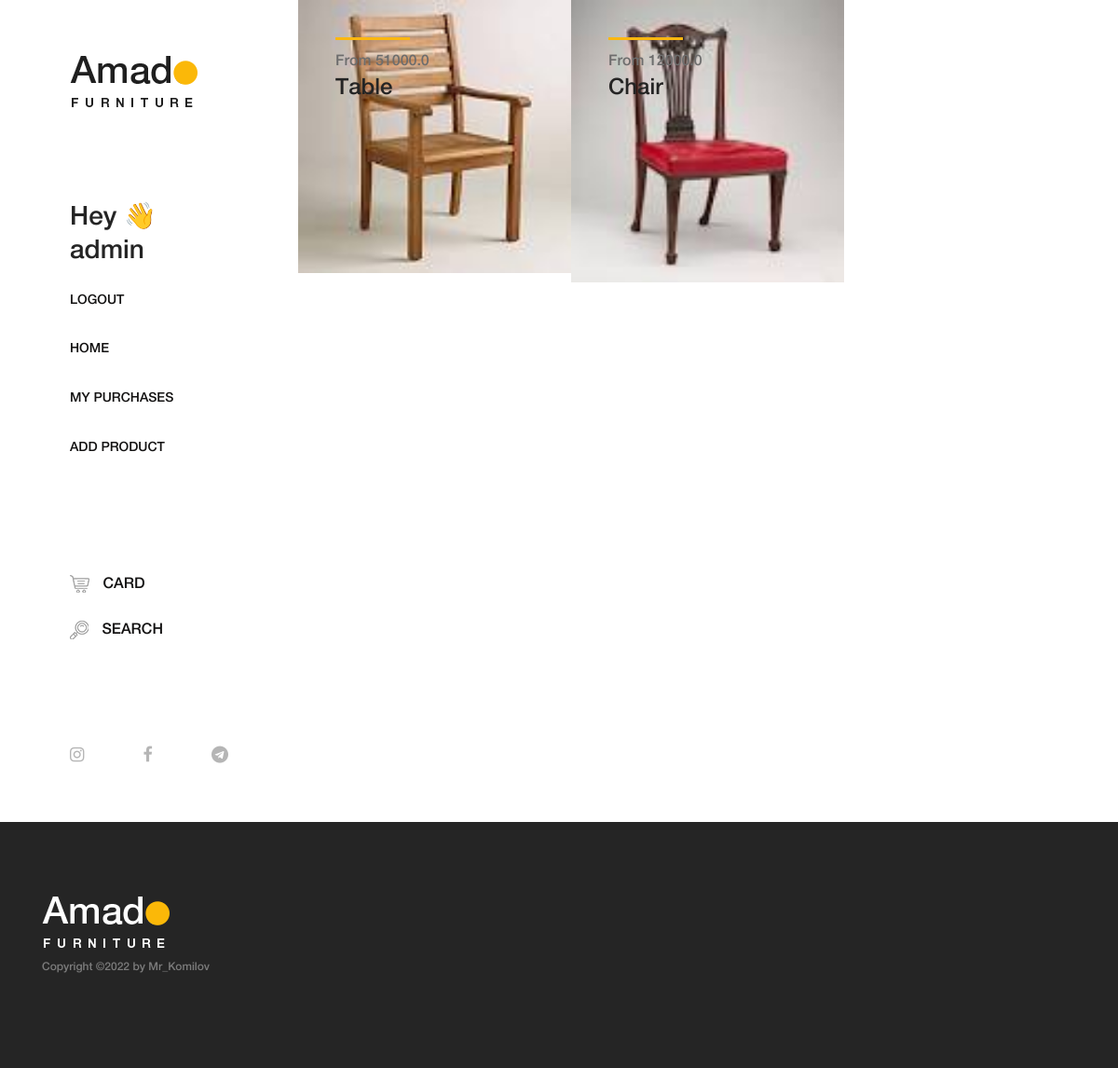
The app's page / (signed in) with its own data.
### accounts/models.py (models this page shows)
class CustomUser(AbstractUser):
    phone_number = models.CharField(max_length= 20, null = True, blank = True)
    age = models.PositiveIntegerField(null = True, blank = True)

### products/models.py (models this page shows, shortened)
class Product (models.Model):
    title = models.CharField(max_length=30)
    bio = models.CharField(max_length=50)
    definition = models.TextField()
    photo1 = models.ImageField(upload_to = 'media/img/product-img/%Y/%m/%d')
    photo2 = models.ImageField(upload_to = 'media/img/product-img/%Y/%m/%d', null = True, blank = True)
    photo3 = models.ImageField(upload_to = 'media/img/product-img/%Y/%m/%d', null = True, blank = True)
    photo4 = models.ImageField(upload_to = 'media/img/product-img/%Y/%m/%d', null = True, blank = True)
    price = models.FloatField(default = 0.00)
    count = models.PositiveIntegerField(default = 1)
    delivery_price = models.FloatField(default = 0.00)
    users = models.ForeignKey(CustomUser, on_delete = models.CASCADE, null = True, blank = True)
    card = models.BooleanField(default = 0)
    buy =  models.BooleanField(default = 0)

### pages/views.py (the view)
# urls.py: 2. Add a URL to urlpatterns:  path('', views.home, name='home')
def home(request):
    if  request.GET.get('text') :
        query_text = request.GET['text']
        context_1 = {
            "obj": Product.objects.filter(Q(title__contains=query_text) |
                                            Q(bio__contains=query_text) |
                                            Q(definition__contains=query_text) |
                                            Q(price__contains=query_text) |
                                            Q(count__contains=query_text) |
                                            Q(delivery_price__contains=query_text) |
                                            Q(users__username__contains=query_text) |
                                            Q(users__first_name__contains=query_text) |
                                            Q(users__last_name__contains=query_text)
                                            ),
        }
    else:
        context_1 = {
            "obj": Product.objects.order_by('-title')[:],
        }
    return render(request, template_name='home.html', context = context_1 )

### template/home.html
{% extends 'base.html' %}
{% load static %}
{% block content %}
    <div class="products-catagories-area clearfix">
        <div class="amado-pro-catagory clearfix">
            {% for i in obj %}
            <div class="single-products-catagory clearfix">
                <a href="{% url 'product' i.pk %}">
                    <img src="/media/{{i.photo1}}/" alt="">
                    <div class="hover-content">
                        <div class="line"></div>
                        <p>From {{i.price}}</p>
                        <h4>{{i.title}}</h4>
                    </div>
                </a>
            </div>
            {% endfor %}
        </div>
    </div>
{% endblock content %}

### template/base.html (shortened to what this page needs)
{% load static %}
<!DOCTYPE html>
<html lang="en">
<head>
    <link rel="stylesheet" href="{% static 'css/core-style.css' %}">
</head>
<body>
    <div class="main-content-wrapper d-flex clearfix">
        <header class="header-area clearfix">
            <div class="logo">
                <a href="{% url 'home' %}"><img src="{% static 'img/core-img/logo.png' %}" alt=""></a>
            </div>
            <nav class="amado-nav">
                <ul>
                    {% if user.is_authenticated %}
                        <h3>Hey 👋 {{ user.username }}</h3>
                        <li><a href="{% url 'logout' %}">Logout</a></li>
                    {% else %}
                        <li><a href="{% url 'login' %}">Log in</a></li>
                    {% endif %}
                    <li><a href="{% url 'home' %}">Home</a></li>
                    {% if user.is_authenticated %}
                        <li><a href="{% url 'user_purchases' %}">My purchases</a></li>
                    {% endif %}
                    {% if user.is_authenticated and user.is_superuser %}
                        <li><a href="{%url 'add_product'%}">Add Product</a></li>
                    {% endif %}
                </ul>
            </nav>
            <br><br><br><br>
            <div class="cart-fav-search mb-100">
                <a href="{% url 'user_purchases' 1 %}" class="cart-nav"><img src="{% static 'img/core-img/cart.png' %}" alt=""> Card </a>
                <a href="#" class="search-nav"><img src="{% static 'img/core-img/search.png' %}" alt=""> Search</a>
            </div>
            <div class="social-info d-flex justify-content-between">
                <a href="https://www.instagram.com/komilov185657/"><i class="fa fa-instagram" aria-hidden="true"></i></a>
                <a href="https://www.facebook.com/profile.php?id=100083003751757"><i class="fa fa-facebook" aria-hidden="true"></i></a>
                <a href="https://t.me/komilov185657/"><i class="fa fa-telegram" aria-hidden="true"></i></a>
            </div>
        </header>
                {% block content %}
                {% endblock content %}
    </div>
    <footer class="footer_area clearfix" >
        <div class="container">
            <div class="row align-items-center">
                <div class="col-12 col-lg-4">
                    <div class="single_widget_area">
                        <div class="footer-logo mr-50">
                            <a href="{% url 'home'  %}"><img src="{% static 'img/core-img/logo2.png' %}" alt=""></a>
                        </div>
                        <p class="copywrite">
                            Copyright &copy;<script>document.write(new Date().getFullYear());</script> by Mr_Komilov</a>
                        </p>
                    </div>
                    </div>
                </div>
            </div>
    </footer>
</body>
</html>

### static/css/core-style.css (style rules this page uses)
* { margin: 0; padding: 0; }
body { font-family: "helveticaneuemedium"; font-size: 16px; }
h1, h2, h3, h4, h5, h6 { color: #242424; line-height: 1.3; font-weight: 400; }
p { color: #6d6d6d; font-size: 16px; line-height: 1.9; font-weight: 400; }
a { -webkit-transition: all 500ms ease 0s; transition: all 500ms ease 0s; text-decoration: none; outline: 0 solid transparent; color: #131212; font-weight: 400; font-size: 12px; }
ul, ol { margin: 0; }
ul li, ol li { list-style: none; }
img { height: auto; max-width: 100%; }
.mb-100 { margin-bottom: 100px !important; }
.mr-50 { margin-right: 50px !important; }
.main-content-wrapper { position: relative; z-index: 1; -webkit-transition-duration: 500ms; transition-duration: 500ms; -ms-flex-wrap: wrap; flex-wrap: wrap; }
.main-content-wrapper .header-area { -webkit-transition-duration: 500ms; transition-duration: 500ms; position: relative; z-index: 1; -webkit-box-flex: 0; -ms-flex: 0 0 320px; flex: 0 0 320px; width: 320px; max-width: 320px; background-color: #fff; padding: 60px 75px; }
.main-content-wrapper .header-area .logo { margin-bottom: 100px; display: block; }
.main-content-wrapper .header-area .amado-nav li a { font-size: 14px; text-transform: uppercase; position: relative; z-index: 1; padding: 20px 0; display: block; line-height: 0.9; color: #131212; font-weight: normal; }
.main-content-wrapper .header-area .amado-nav li a::after { -webkit-transition-duration: 500ms; transition-duration: 500ms; width: 30px; height: 3px; position: absolute; top: 50%; margin-top: -1.5px; left: -150px; background-color: #fbb710; z-index: 10; content: ''; }
.main-content-wrapper .header-area .cart-fav-search a { display: block; text-transform: uppercase; font-size: 16px; padding: 15px 0; color: #131212; line-height: 1; }
.main-content-wrapper .header-area .cart-fav-search a img { margin-right: 10px; }
.main-content-wrapper .header-area .social-info a { color: #b5b5b5; display: inline-block; }
.main-content-wrapper .header-area .social-info a i { font-size: 18px; }
.main-content-wrapper .products-catagories-area { -webkit-box-flex: 0; -ms-flex: 0 0 calc(100% - 320px); flex: 0 0 calc(100% - 320px); width: calc(100% - 320px); max-width: calc(100% - 320px); }
.single-products-catagory { position: relative; z-index: 1; width: 33.33333%; top: 0; }
.single-products-catagory a { display: block; width: 100%; height: 100%; position: relative; z-index: 10; }
.single-products-catagory a::after { -webkit-transition-duration: 250ms; transition-duration: 250ms; position: absolute; width: 100%; height: 100%; top: 0; left: 0; content: ''; background-color: rgba(60, 60, 60, 0.7); z-index: 1; opacity: 0; visibility: visible; }
.single-products-catagory a img { width: 100%; }
.single-products-catagory .hover-content { position: absolute; top: 40px; left: 40px; z-index: 10; }
.single-products-catagory .hover-content .line { width: 80px; height: 3px; background-color: #fbb710; display: block; margin-bottom: 15px; }
.single-products-catagory .hover-content p { font-size: 16px; color: #6d6d6d; line-height: 1; margin-bottom: 5px; -webkit-transition-duration: 250ms; transition-duration: 250ms; }
.single-products-catagory .hover-content h4 { margin-bottom: 0; -webkit-transition-duration: 250ms; transition-duration: 250ms; }
.footer_area { position: relative; z-index: 1; background-color: #252525; padding: 80px 0; }
.footer_area .single_widget_area .copywrite { font-size: 12px; color: rgba(255, 255, 255, 0.4); margin-top: 10px; }

### records on screen
CustomUser: username "admin"
Product: photo1 (picture), price "51000.0", title "Table"
Product: photo1 (picture), price "12000.0", title "Chair"
